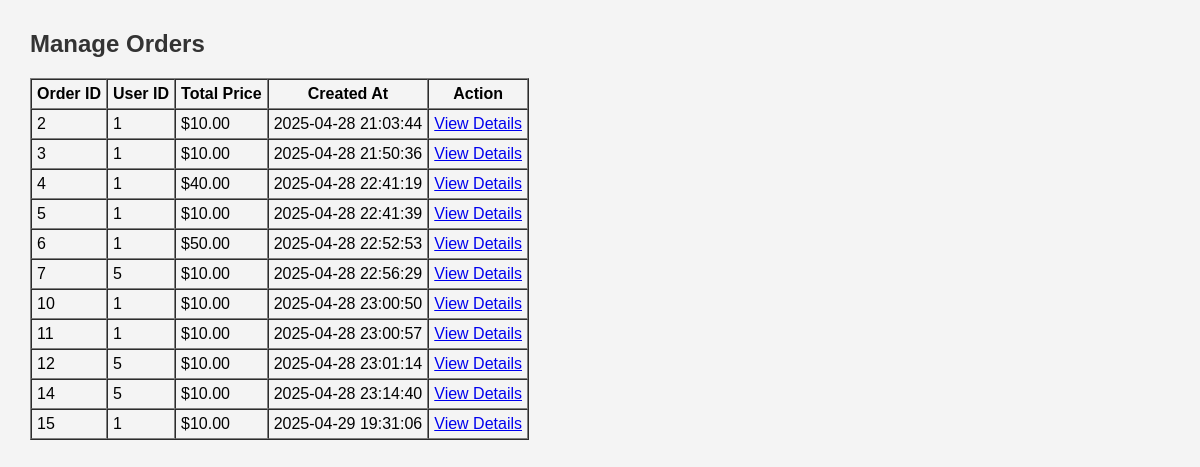
The page /admin/orders.php on the database its author committed.
### tables this page shows
CREATE TABLE `orders` (
  `id` int(11) NOT NULL,
  `user_id` int(11) DEFAULT NULL,
  `total` decimal(10,2) DEFAULT NULL,
  `status` varchar(255) DEFAULT 'Pending',
  `created_at` timestamp NOT NULL DEFAULT current_timestamp()
);

### admin/orders.php (the view, shortened to what this page needs)
<?php
include '../db.php';
?>
<!DOCTYPE html>
<html>
<head>
    <link rel="stylesheet" href="../assets/style.css">
</head>
<body>
    <h2>Manage Orders</h2>
    <table border="1" cellpadding="5" cellspacing="0">
        <tr>
            <th>Order ID</th>
            <th>User ID</th>
            <th>Total Price</th>
            <th>Created At</th>
            <th>Action</th>
        </tr>
        <?php
        $orders = mysqli_query($conn, "SELECT * FROM orders");
        while ($row = mysqli_fetch_assoc($orders)) {
            echo "<tr>";
            echo "<td>".$row['id']."</td>";
            echo "<td>".$row['user_id']."</td>";
            echo "<td>$".number_format($row['total'], 2)."</td>";
            echo "<td>".$row['created_at']."</td>";
            echo "<td><a href='view_order.php?id=".$row['id']."'>View Details</a></td>";
            echo "</tr>";
        }
        ?>
    </table>
</body>
</html>

### assets/style.css (style rules this page uses)
body { font-family: Arial, sans-serif; margin: 30px; background-color: #f4f4f4; }
h2 { color: #333; }

### rows shown on the page
orders: id "2", user "1", total "10.00", created_at "2025-04-28 21:03:44"
orders: id "3", user "1", total "10.00", created_at "2025-04-28 21:50:36"
orders: id "4", user "1", total "40.00", created_at "2025-04-28 22:41:19"
orders: id "5", user "1", total "10.00", created_at "2025-04-28 22:41:39"
orders: id "6", user "1", total "50.00", created_at "2025-04-28 22:52:53"
orders: id "7", user "5", total "10.00", created_at "2025-04-28 22:56:29"
orders: id "10", user "1", total "10.00", created_at "2025-04-28 23:00:50"
orders: id "11", user "1", total "10.00", created_at "2025-04-28 23:00:57"
orders: id "12", user "5", total "10.00", created_at "2025-04-28 23:01:14"
orders: id "14", user "5", total "10.00", created_at "2025-04-28 23:14:40"
orders: id "15", user "1", total "10.00", created_at "2025-04-29 19:31:06"
